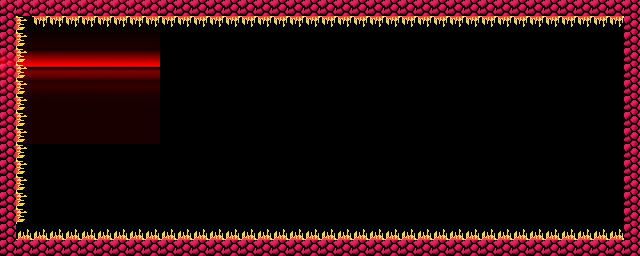

A level layout from a 2D game, rendered from its tile map. Below: a short description, then the map file with tile-grid data replaced by summaries:
An orthogonal 40x16 tile map with 16x16 px tiles, 1 tile layer (edge tiles), 1 image layer and 64 objects (47x EnemyBasic, 5x EnemySpike, 3x Bomb, Player, Dog5, ...).

<map version="1.0" tiledversion="v1.0.3-399-ge7b903e" orientation="orthogonal" renderorder="right-down" width="40" height="16" tilewidth="16" tileheight="16" infinite="0" nextobjectid="285">
 <tileset firstgid="1" name="tilemap" tilewidth="16" tileheight="16" tilecount="256" columns="16">
  <image source="../image/tilemap.png" width="256" height="256" />
 </tileset>
 <imagelayer name="Parallax_layer1">
  <image source="../image/bg25.png" width="160" height="144" />
  <properties>
   <property name="ratio" value="1.75" />
  </properties>
 </imagelayer>
 <objectgroup name="entities">
  <object id="1" name="Player" x="28.5" y="67" width="16" height="16" />
  <object id="15" name="Dog5" x="590.797" y="37.3681" width="72" height="72">
   <properties>
    <property name="nextLevel" value="26level" />
   </properties>
  </object>
  <object id="38" name="Path" type="EnemyBasic" x="244.273" y="206.864">
   <polyline points="3.33333,-53.3333 -22,-30 -160.333,-16.3333" />
  </object>
  <object id="51" name="Path" type="EnemyBasic" x="576.5" y="106">
   <polyline points="3.33333,-53.3333 -22,-30 -160.333,-16.3333" />
  </object>
  <object id="52" name="Path" type="EnemyBasic" x="572" y="95.5">
   <polyline points="3.33333,-53.3333 -22,-30 -84.333,-21.3333" />
  </object>
  <object id="94" name="Path" type="EnemyBasic" x="238.5" y="114">
   <polyline points="3.33333,-53.3333 -22,-30 -160.333,-16.3333" />
  </object>
  <object id="95" name="Path" type="EnemyBasic" x="234" y="104">
   <polyline points="3.33333,-53.3333 -22,-30 -160.333,-16.3333" />
  </object>
  <object id="96" name="Path" type="EnemyBasic" x="230.027" y="91.2519">
   <polyline points="2.30607,-49.5852 -15.2201,-27.8917 -110.922,-15.1854" />
  </object>
  <object id="97" name="Path" type="EnemyBasic" x="223.5" y="85.5">
   <polyline points="3.33333,-53.3333 -22,-30 -160.333,-16.3333" />
  </object>
  <object id="98" name="Path" type="EnemyBasic" x="217" y="78">
   <polyline points="3.33333,-53.3333 -22,-30 -160.333,-16.3333" />
  </object>
  <object id="108" name="Path" type="EnemySpike" x="258" y="125.5">
   <polyline points="0,0 -25,0" />
  </object>
  <object id="109" name="Path" type="EnemyBasic" x="253" y="110.5">
   <polyline points="0,0 -25,0" />
  </object>
  <object id="110" name="Path" type="EnemyBasic" x="255" y="134">
   <polyline points="0,0 -25,0" />
  </object>
  <object id="117" name="Path" type="EnemyShooter" x="538.948" y="69.708">
   <polyline points="-96.1667,-20.3333 -124.333,3 -238.333,40.6667 -265,159.167" />
  </object>
  <object id="118" name="Path" type="EnemyBasic" x="418" y="72">
   <polyline points="-96.1667,-20.3333 -124.333,3 -238.333,40.6667 -265,159.167" />
  </object>
  <object id="119" name="Path" type="EnemyBasic" x="350.239" y="62.2574">
   <polyline points="-96.1667,-20.3333 -124.333,3 -238.333,40.6667 -265,159.167" />
  </object>
  <object id="120" name="Path" type="EnemyBasic" x="433.5" y="90">
   <polyline points="0,0 -25,0" />
  </object>
  <object id="121" name="Path" type="EnemyBasic" x="381" y="133.5">
   <polyline points="0,0 -25,0" />
  </object>
  <object id="122" name="Path" type="EnemyBasic" x="390.5" y="112.5">
   <polyline points="0,0 -69.5,0" />
  </object>
  <object id="126" name="Path" type="EnemySpike" x="533" y="48">
   <polyline points="0,0 -25,0" />
  </object>
  <object id="127" name="Path" type="EnemyBasic" x="503" y="66.5">
   <polyline points="0,0 -25,0" />
  </object>
  <object id="129" name="Path" type="EnemyBasic" x="465" y="24">
   <polyline points="0,0 -42,24 -80.5,30.5 -109.5,19 -133.5,36 -144.5,97.5" />
  </object>
  <object id="131" name="Path" type="EnemyBasic" x="470" y="35">
   <polyline points="0,0 -42,24 -80.5,30.5 -109.5,19 -133.5,36 -144.5,97.5" />
  </object>
  <object id="133" name="Path" type="EnemyBasic" x="302.5" y="53.5">
   <polyline points="0,0 -25,0" />
  </object>
  <object id="134" name="Path" type="EnemyBasic" x="299.5" y="62">
   <polyline points="0,0 -25,0" />
  </object>
  <object id="136" name="Path" type="EnemyBasic" x="483.5" y="51.5">
   <polyline points="0,0 -42,24 -80.5,30.5 -109.5,19 -133.5,36 -144.5,97.5" />
  </object>
  <object id="137" name="Path" type="EnemyBasic" x="308.532" y="207.005">
   <polyline points="0,0 -10.5,-79.5 -35,-103.5 -60,-109" />
  </object>
  <object id="139" name="Path" type="EnemyBasic" x="635.5" y="142.5">
   <polyline points="0,0 -10.5,-79.5 -35,-103.5 -60,-109" />
  </object>
  <object id="140" name="Path" type="EnemyBasic" x="643.5" y="135.5">
   <polyline points="0,0 -10.5,-79.5 -35,-103.5 -60,-109" />
  </object>
  <object id="194" name="Path" type="EnemyBasic" x="301.5" y="91.5">
   <polyline points="0,0 -166,1" />
  </object>
  <object id="195" name="Path" type="EnemyBasic" x="323.5" y="144.5">
   <polyline points="0,0 -166,1" />
  </object>
  <object id="196" name="Path" type="EnemyBasic" x="364" y="105">
   <polyline points="0,0 -166,1" />
  </object>
  <object id="197" name="Path" type="EnemyBasic" x="330.5" y="117">
   <polyline points="0,0 -166,1" />
  </object>
  <object id="198" name="Path" type="EnemyBasic" x="380" y="27.5">
   <polyline points="0,0 -166,1" />
  </object>
  <object id="199" name="Path" type="EnemyBasic" x="439.5" y="43">
   <polyline points="0,0 -166,1" />
  </object>
  <object id="200" name="Path" type="EnemyBasic" x="401.5" y="57.5">
   <polyline points="0,0 -166,1" />
  </object>
  <object id="202" name="Path" type="EnemyBasic" x="520.5" y="116.5">
   <polyline points="0,0 -25,0" />
  </object>
  <object id="203" name="Path" type="EnemyBasic" x="511" y="137.5">
   <polyline points="0,0 -25,0" />
  </object>
  <object id="206" name="Path" type="EnemyBasic" x="461" y="125">
   <polyline points="0,0 -166,1" />
  </object>
  <object id="207" name="Path" type="EnemyBasic" x="476.5" y="145">
   <polyline points="0,0 -166,1" />
  </object>
  <object id="208" name="Path" type="EnemyBasic" x="538" y="111.5">
   <polyline points="0,0 -147,72.5" />
  </object>
  <object id="224" name="Path" type="EnemyBasic" x="660.5" y="69">
   <polyline points="0,0 -25,0" />
  </object>
  <object id="226" name="Path" type="EnemyBasic" x="374" y="89">
   <polyline points="0,0 -25,0" />
  </object>
  <object id="227" name="Path" type="EnemyBasic" x="345.5" y="71">
   <polyline points="0,0 -25,0" />
  </object>
  <object id="228" name="Path" type="EnemyBasic" x="66" y="205">
   <polyline points="0,0 -25,0" />
  </object>
  <object id="240" name="Path" type="EnemyBasic" x="186.5" y="54">
   <polyline points="0,0 -25,0" />
  </object>
  <object id="241" name="Path" type="EnemyBasic" x="192" y="88">
   <polyline points="0,0 -25,0" />
  </object>
  <object id="242" name="Path" type="EnemySpike" x="196.5" y="64.5">
   <polyline points="0,0 -25,0" />
  </object>
  <object id="243" name="Path" type="EnemySpike" x="350" y="105.5">
   <polyline points="0,0 -25,0" />
  </object>
  <object id="244" name="Path" type="EnemySpike" x="484.5" y="84">
   <polyline points="0,0 -25,0" />
  </object>
  <object id="252" name="Path" type="EnemyBasic" x="583.5" y="111.5">
   <polyline points="0,0 -25,0" />
  </object>
  <object id="253" name="Path" type="EnemyBasic" x="614" y="88">
   <polyline points="0,0 -210,0" />
  </object>
  <object id="254" name="Path" type="EnemyBasic" x="548" y="70">
   <polyline points="0,0 -25,0" />
  </object>
  </objectgroup>
 <layer name="edge tiles" width="40" height="16">
  <data>[640 cells, 196 non-empty, 2 distinct tile ids]</data>
 </layer>
 <objectgroup color="#ff0000" name="collision layer" opacity="0.79">
  <!-- 4 objects omitted --></objectgroup>
</map>
<!-- 11 of 64 objects omitted -->
